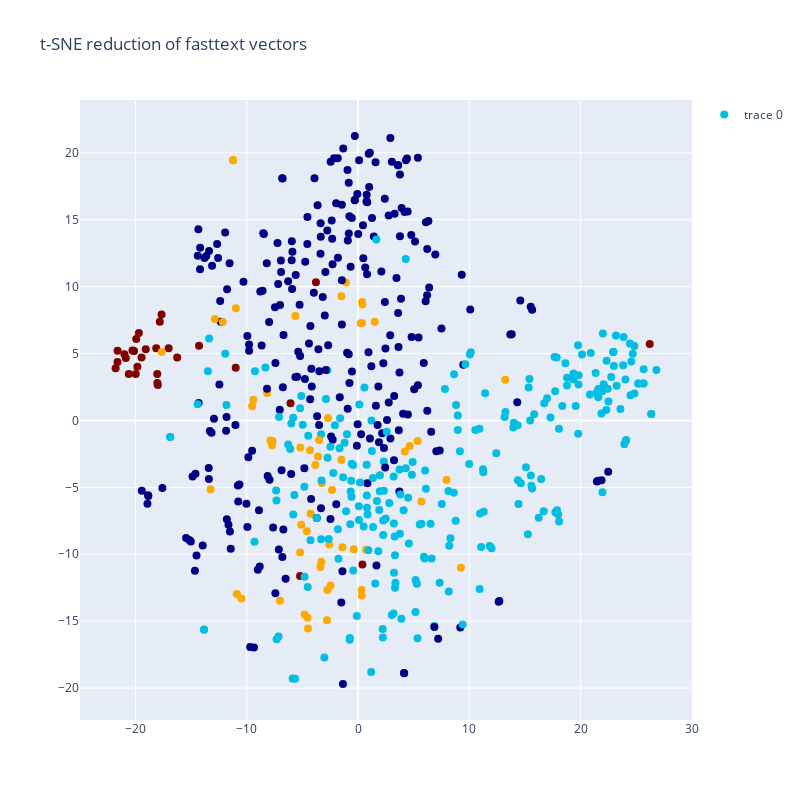

This figure's notebook cell:
### Code cell
# tsne plot
trace_tsne = go.Scatter(
    x=tsne_results[:,0],
    y=tsne_results[:,1],
    mode='markers',
    showlegend=True,
    marker=dict(
        size=8,
        color=y,
        colorscale='Jet',
    ),
    text=df_new['fragment'],
)

layout = go.Layout(title='t-SNE reduction of fasttext vectors', width=800, height=800)
fig = go.Figure(data=[trace_tsne], layout=layout)
py.iplot(fig)

### Figure 1 — Plotly figure (JSON) as saved in the notebook; plotly's stock layout.template omitted (floating-point values rounded to 4 significant figures; data arrays with more than 128 entries replaced by an {"elided": "..."} marker saying what was removed)
{"data": [{"marker": {"color": {"elided": "599 int values"}, "colorscale": [[0, "rgb(0,0,131)"], [0.2, "rgb(0,60,170)"], [0.4, "rgb(5,255,255)"], [0.6, "rgb(255,255,0)"], [0.8, "rgb(250,0,0)"], [1, "rgb(128,0,0)"]], "size": 8}, "mode": "markers", "showlegend": true, "text": {"elided": "599 str values"}, "type": "scatter", "x": {"elided": "599 float values"}, "y": {"elided": "599 float values"}}], "layout": {"height": 800, "title": {"text": "t-SNE reduction of fasttext vectors"}, "width": 800}}
